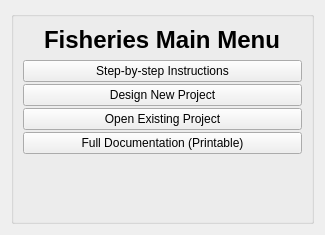
<ui version="4.0" >
 <class>FisheriesMainMenuDialog</class>
 <widget class="QWidget" name="FisheriesMainMenuDialog" >
  <property name="geometry" >
   <rect>
    <x>0</x>
    <y>0</y>
    <width>325</width>
    <height>235</height>
   </rect>
  </property>
  <property name="windowTitle" >
   <string>Delphos Startup</string>
  </property>
  <layout class="QHBoxLayout" >
   <item>
    <widget class="QGroupBox" name="groupBox_3" >
     <property name="title" >
      <string/>
     </property>
     <layout class="QHBoxLayout" >
      <item>
       <layout class="QHBoxLayout" >
        <item>
         <spacer>
          <property name="orientation" >
           <enum>Qt::Horizontal</enum>
          </property>
          <property name="sizeHint" >
           <size>
            <width>16</width>
            <height>179</height>
           </size>
          </property>
         </spacer>
        </item>
        <item>
         <layout class="QVBoxLayout" >
          <item>
           <layout class="QHBoxLayout" >
            <item>
             <spacer>
              <property name="orientation" >
               <enum>Qt::Horizontal</enum>
              </property>
              <property name="sizeHint" >
               <size>
                <width>40</width>
                <height>20</height>
               </size>
              </property>
             </spacer>
            </item>
            <item>
             <widget class="QLabel" name="label" >
              <property name="font" >
               <font>
                <pointsize>18</pointsize>
                <weight>75</weight>
                <bold>true</bold>
               </font>
              </property>
              <property name="text" >
               <string>Fisheries Main Menu</string>
              </property>
             </widget>
            </item>
            <item>
             <spacer>
              <property name="orientation" >
               <enum>Qt::Horizontal</enum>
              </property>
              <property name="sizeHint" >
               <size>
                <width>40</width>
                <height>20</height>
               </size>
              </property>
             </spacer>
            </item>
           </layout>
          </item>
          <item>
           <layout class="QVBoxLayout" >
            <item>
             <layout class="QVBoxLayout" >
              <property name="spacing" >
               <number>2</number>
              </property>
              <item>
               <widget class="QPushButton" name="fisheries_intro_button" >
                <property name="text" >
                 <string>Step-by-step Instructions</string>
                </property>
               </widget>
              </item>
              <item>
               <widget class="QPushButton" name="fisheries_new_project_button" >
                <property name="text" >
                 <string>Design New Project</string>
                </property>
               </widget>
              </item>
              <item>
               <widget class="QPushButton" name="fisheries_open_project_button" >
                <property name="text" >
                 <string>Open Existing Project</string>
                </property>
               </widget>
              </item>
              <item>
               <widget class="QPushButton" name="fisheries_full_doc_button" >
                <property name="text" >
                 <string>Full Documentation (Printable)</string>
                </property>
               </widget>
              </item>
             </layout>
            </item>
            <item>
             <spacer>
              <property name="orientation" >
               <enum>Qt::Vertical</enum>
              </property>
              <property name="sizeType" >
               <enum>QSizePolicy::Expanding</enum>
              </property>
              <property name="sizeHint" >
               <size>
                <width>178</width>
                <height>22</height>
               </size>
              </property>
             </spacer>
            </item>
           </layout>
          </item>
         </layout>
        </item>
        <item>
         <spacer>
          <property name="orientation" >
           <enum>Qt::Horizontal</enum>
          </property>
          <property name="sizeHint" >
           <size>
            <width>16</width>
            <height>179</height>
           </size>
          </property>
         </spacer>
        </item>
       </layout>
      </item>
     </layout>
    </widget>
   </item>
  </layout>
 </widget>
 <resources/>
 <connections/>
</ui>
